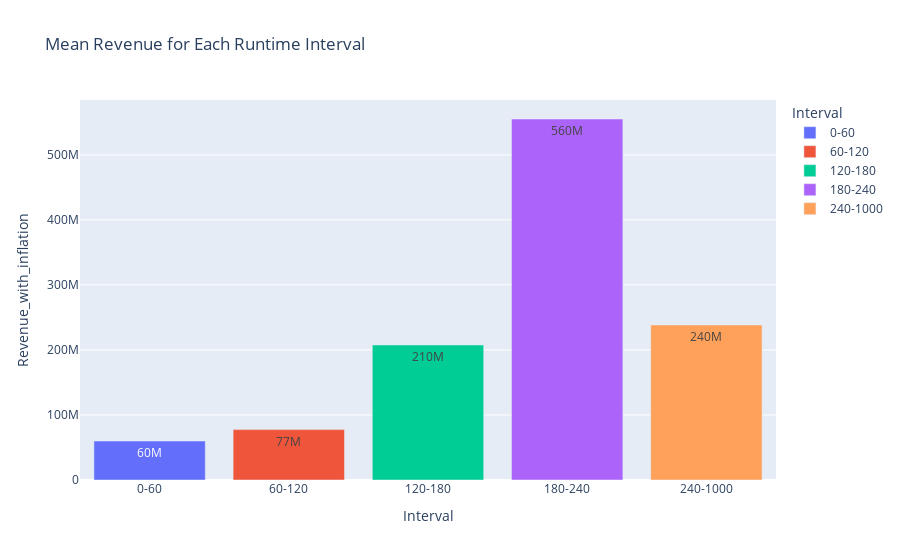

The notebook cell this image was saved under:
### Code cell
# Sample data (replace this with your actual data)
movie_runtime = pd.read_csv("../clean_Data/movie_runtime.csv")

pos_order = ['0-60', '60-120', '120-180', '180-240', '240-1000']
# Create a new column for intervals
movie_runtime['Interval'] = pd.cut(movie_runtime['movie_runtime'], bins=[0, 60, 120, 180, 240, 1000], labels=pos_order)
df = movie_runtime.groupby('Interval')['Revenue_with_inflation'].mean().reset_index()

# Set up a multi-plot grid
fig, (ax1, ax2) = plt.subplots(1, 2, figsize=(15, 6))

# Plot the mean revenue with error bars and 95% confidence interval
sns.barplot(x='Interval', y='Revenue_with_inflation', data=movie_runtime, ci=95, capsize=.2, palette='viridis', ax=ax1)
ax1.set_title('Mean Revenue for Each Runtime Interval')
ax1.set_xlabel('Runtime Interval')
ax1.set_ylabel('Mean Revenue')

# Plot the boxplot
sns.boxplot(x='Interval', y='log_revenues', data=movie_runtime, palette='viridis', ax=ax2)
ax2.set_title('Boxplot of Revenue for Each Runtime Interval')
ax2.set_xlabel('Runtime Interval')
ax2.set_ylabel('Log Revenue')

# Display the Matplotlib plot (optional)
#plt.show()

# Convert the Seaborn plot to a Plotly Express bar plot
fig_runtime_mean = px.bar(df, x='Interval', y='Revenue_with_inflation', text_auto= '.2s', title='Mean Revenue for Each Runtime Interval',
                          labels={'Revenue with inflation': 'Mean Revenue'}, 
                          category_orders={"Interval": pos_order},
                          color='Interval')
fig_runtime_mean.show()


# Customize the layout
fig_runtime_mean.update_layout(xaxis_title='Runtime Interval', yaxis_title='Mean Revenue', title_x=0.5)

# Save the plot as an HTML file (for interactive features)
fig_runtime_mean.write_html('assets/plots/runtime_mean_revenue.html')

# Save the plot as an image file (e.g., PNG)
fig_runtime_mean.write_image('assets/plots/runtime_mean_revenue.png', engine='kaleido')

# Convert the Seaborn plot to a Plotly Express box plot
fig_runtime_box = px.box(movie_runtime, x='Interval', y='log_revenues', title='Boxplot of Revenue for Each Runtime Interval',
                         labels={'log_revenues': 'Log Revenue'},
                          category_orders={"Interval": pos_order},
                          color='Interval')

# Customize the layout
fig_runtime_box.update_layout(xaxis_title='Runtime Interval', yaxis_title='Log Revenue', title_x=0.5)

# Save the plot as an HTML file (for interactive features)
fig_runtime_box.write_html('assets/plots/runtime_box_revenue.html')

# Save the plot as an image file (e.g., PNG)
fig_runtime_box.write_image('assets/plots/runtime_box_revenue.png', engine='kaleido')

### Figure 1 — Plotly figure (JSON) as saved in the notebook; plotly's stock layout.template omitted (floating-point values rounded to 4 significant figures)
{"data": [{"alignmentgroup": "True", "hovertemplate": "Interval=%{x}<br>Revenue_with_inflation=%{y}<extra></extra>", "legendgroup": "0-60", "marker": {"color": "#636efa", "pattern": {"shape": ""}}, "name": "0-60", "offsetgroup": "0-60", "orientation": "v", "showlegend": true, "textposition": "auto", "texttemplate": "%{y:.2s}", "type": "bar", "x": ["0-60"], "xaxis": "x", "y": [59910000.0], "yaxis": "y"}, {"alignmentgroup": "True", "hovertemplate": "Interval=%{x}<br>Revenue_with_inflation=%{y}<extra></extra>", "legendgroup": "60-120", "marker": {"color": "#EF553B", "pattern": {"shape": ""}}, "name": "60-120", "offsetgroup": "60-120", "orientation": "v", "showlegend": true, "textposition": "auto", "texttemplate": "%{y:.2s}", "type": "bar", "x": ["60-120"], "xaxis": "x", "y": [77480000.0], "yaxis": "y"}, {"alignmentgroup": "True", "hovertemplate": "Interval=%{x}<br>Revenue_with_inflation=%{y}<extra></extra>", "legendgroup": "120-180", "marker": {"color": "#00cc96", "pattern": {"shape": ""}}, "name": "120-180", "offsetgroup": "120-180", "orientation": "v", "showlegend": true, "textposition": "auto", "texttemplate": "%{y:.2s}", "type": "bar", "x": ["120-180"], "xaxis": "x", "y": [207700000.0], "yaxis": "y"}, {"alignmentgroup": "True", "hovertemplate": "Interval=%{x}<br>Revenue_with_inflation=%{y}<extra></extra>", "legendgroup": "180-240", "marker": {"color": "#ab63fa", "pattern": {"shape": ""}}, "name": "180-240", "offsetgroup": "180-240", "orientation": "v", "showlegend": true, "textposition": "auto", "texttemplate": "%{y:.2s}", "type": "bar", "x": ["180-240"], "xaxis": "x", "y": [555200000.0], "yaxis": "y"}, {"alignmentgroup": "True", "hovertemplate": "Interval=%{x}<br>Revenue_with_inflation=%{y}<extra></extra>", "legendgroup": "240-1000", "marker": {"color": "#FFA15A", "pattern": {"shape": ""}}, "name": "240-1000", "offsetgroup": "240-1000", "orientation": "v", "showlegend": true, "textposition": "auto", "texttemplate": "%{y:.2s}", "type": "bar", "x": ["240-1000"], "xaxis": "x", "y": [238500000.0], "yaxis": "y"}], "layout": {"barmode": "relative", "legend": {"title": {"text": "Interval"}, "tracegroupgap": 0}, "title": {"text": "Mean Revenue for Each Runtime Interval"}, "xaxis": {"anchor": "y", "categoryarray": ["0-60", "60-120", "120-180", "180-240", "240-1000"], "categoryorder": "array", "domain": [0, 1], "title": {"text": "Interval"}}, "yaxis": {"anchor": "x", "domain": [0, 1], "title": {"text": "Revenue_with_inflation"}}}}
